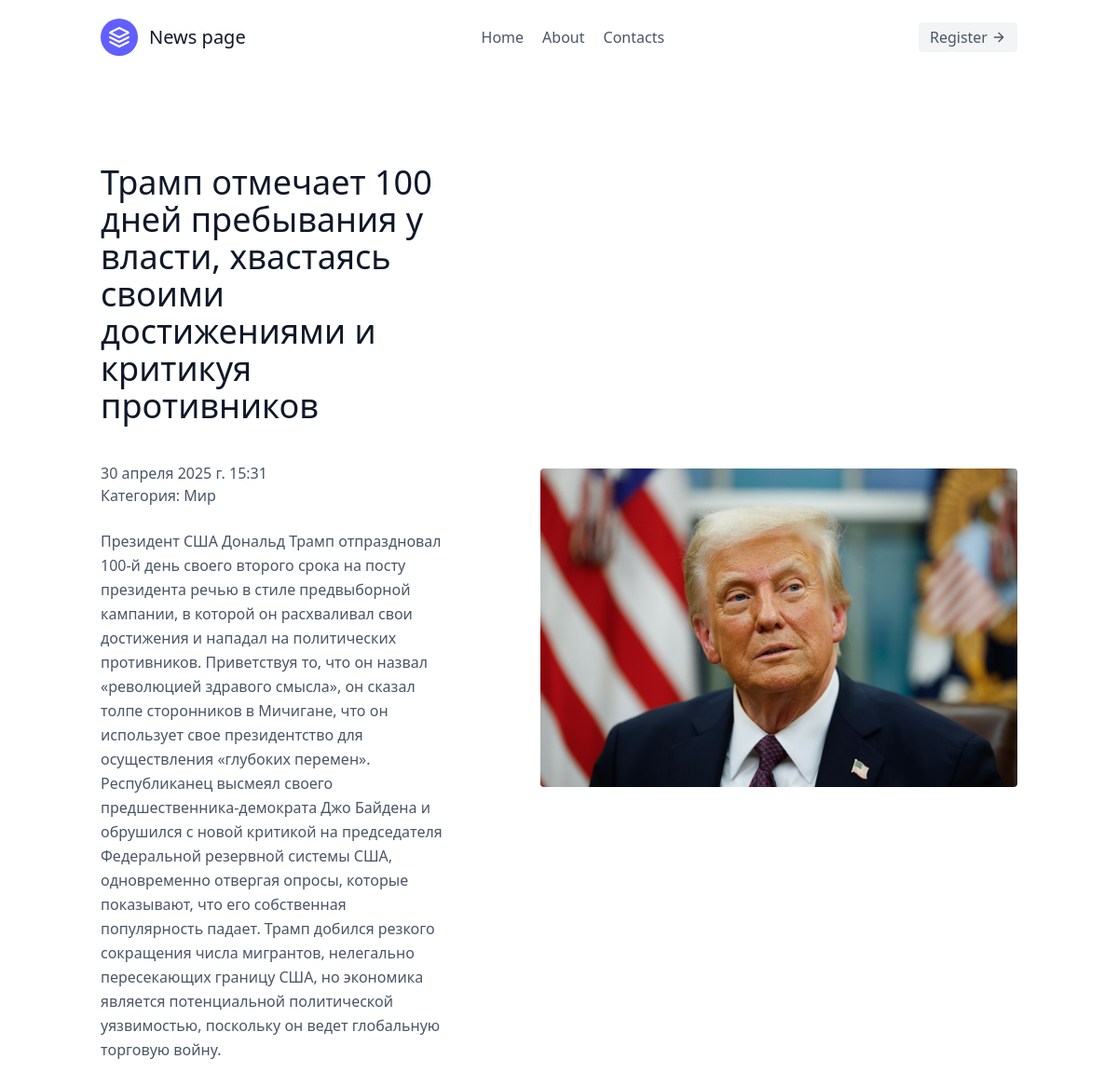
The page /news/1/ on the database its author committed.
### news/models.py (models this page shows, shortened)
class News(models.Model):
    title = models.CharField(max_length=250)
    pub_date = models.DateTimeField(auto_now=True)
    category = models.ForeignKey(Category,on_delete=models.CASCADE)
    news = models.TextField()
    image = models.ImageField(upload_to='images/')

class Category(models.Model):
    category_name = models.CharField(max_length=250)
    def __str__(self):
        return self.category_name

### news/views.py (the view)
# urls.py: path('news/<int:id>/',detail,name = 'detail'),
def detail(request,id):
    news = get_object_or_404(News,id = id)
    return render(request,'detail.html',{'detail':news})

### templates/detail.html (shortened to what this page needs)
{% load static %}
<!DOCTYPE html>
<html lang="en">
<head>
    <script src="https://cdn.jsdelivr.net/npm/@tailwindcss/browser@4"></script>
</head>
<body>
    <header class="text-gray-600 body-font">
        <div class="container mx-auto flex flex-wrap p-5 flex-col md:flex-row items-center">
            <a class="flex title-font font-medium items-center text-gray-900 mb-4 md:mb-0">
                <svg xmlns="http://www.w3.org/2000/svg" fill="none" stroke="currentColor" stroke-linecap="round" stroke-linejoin="round" stroke-width="2" class="w-10 h-10 text-white p-2 bg-indigo-500 rounded-full" viewBox="0 0 24 24">
                <path d="M12 2L2 7l10 5 10-5-10-5zM2 17l10 5 10-5M2 12l10 5 10-5"></path>
                </svg>
                <span class="ml-3 text-xl">News page</span>
            </a>
            <nav class="md:ml-auto md:mr-auto flex flex-wrap items-center text-base justify-center">
                <a class="mr-5 hover:text-gray-900">Home</a>
                <a class="mr-5 hover:text-gray-900">About</a>
                <a class="mr-5 hover:text-gray-900">Contacts</a>
            </nav>
            <button class="inline-flex items-center bg-gray-100 border-0 py-1 px-3 focus:outline-none hover:bg-gray-200 rounded text-base mt-4 md:mt-0">Register
                <svg fill="none" stroke="currentColor" stroke-linecap="round" stroke-linejoin="round" stroke-width="2" class="w-4 h-4 ml-1" viewBox="0 0 24 24">
                <path d="M5 12h14M12 5l7 7-7 7"></path>
                </svg>
            </button>
        </div>
    </header>
    <section class="text-gray-600 body-font">
        <div class="container mx-auto flex px-5 py-24 md:flex-row flex-col items-center">
            <div class="lg:flex-grow md:w-1/2 lg:pr-24 md:pr-16 flex flex-col md:items-start md:text-left mb-16 md:mb-0 items-center text-center">
                <h1 class="title-font sm:text-4xl text-3xl mb-4 font-medium text-gray-900">{{detail.title}}
                </h1>
                <br>
                <p>{{detail.pub_date}}</p>
                <p>Категория: {{detail.category}}</p>
                <br>
                <p class="mb-8 leading-relaxed">{{detail.news}}</p>
            </div>
            <div class="lg:max-w-lg lg:w-full md:w-1/2 w-5/6">
                <img class="object-cover object-center rounded" alt="hero" src="{{detail.image.url}}">
            </div>
        </div>
    </section>
</body>
</html>

### rows shown on the page
News: title "Трамп отмечает 100 дней пребывания у власти, хвастаясь своими достижениями и критикуя противников", pub_date "30 апреля 2025 г. 15:31", category "Мир", news "Президент США Дональд Трамп отпраздновал 100-й день своего второго срока на посту президента речью в стиле предвыборной кампании, в которой он расхваливал свои достижения и нападал на политических противников. Приветствуя то, что он назвал «революцией здравого смысла», он сказал толпе сторонников в Мичигане, что он использует свое президентство для осуществления «глубоких перемен». Республиканец высмеял своего предшественника-демократа Джо Байдена и обрушился с новой критикой на председателя Федеральной резервной системы США, одновременно отвергая опросы, которые показывают, что его собственная популярность падает. Трамп добился резкого сокращения числа мигрантов, нелегально пересекающих…", image (picture)
